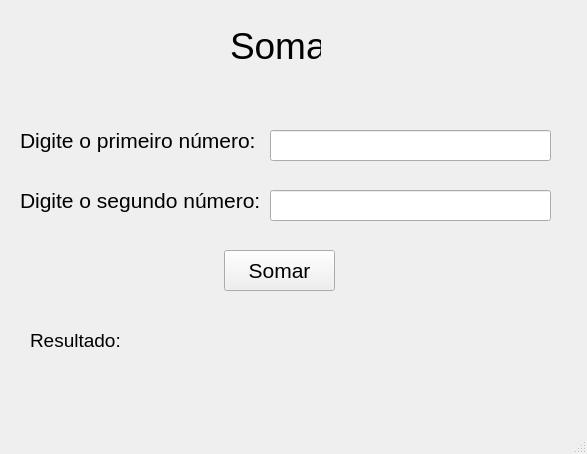
<?xml version="1.0" encoding="UTF-8"?>
<ui version="4.0">
 <class>MainWindow</class>
 <widget class="QMainWindow" name="MainWindow">
  <property name="geometry">
   <rect>
    <x>0</x>
    <y>0</y>
    <width>587</width>
    <height>454</height>
   </rect>
  </property>
  <property name="windowTitle">
   <string>MainWindow</string>
  </property>
  <widget class="QWidget" name="centralwidget">
   <widget class="QLabel" name="label">
    <property name="geometry">
     <rect>
      <x>230</x>
      <y>20</y>
      <width>91</width>
      <height>51</height>
     </rect>
    </property>
    <property name="font">
     <font>
      <pointsize>28</pointsize>
     </font>
    </property>
    <property name="text">
     <string>Soma</string>
    </property>
   </widget>
   <widget class="QLabel" name="label_2">
    <property name="geometry">
     <rect>
      <x>20</x>
      <y>120</y>
      <width>241</width>
      <height>41</height>
     </rect>
    </property>
    <property name="font">
     <font>
      <pointsize>16</pointsize>
     </font>
    </property>
    <property name="text">
     <string>Digite o primeiro número:</string>
    </property>
   </widget>
   <widget class="QLineEdit" name="lineEditNumero1">
    <property name="geometry">
     <rect>
      <x>270</x>
      <y>130</y>
      <width>281</width>
      <height>31</height>
     </rect>
    </property>
   </widget>
   <widget class="QLabel" name="label_3">
    <property name="geometry">
     <rect>
      <x>20</x>
      <y>180</y>
      <width>241</width>
      <height>41</height>
     </rect>
    </property>
    <property name="font">
     <font>
      <pointsize>16</pointsize>
     </font>
    </property>
    <property name="text">
     <string>Digite o segundo número:</string>
    </property>
   </widget>
   <widget class="QLineEdit" name="lineEditNumero2">
    <property name="geometry">
     <rect>
      <x>270</x>
      <y>190</y>
      <width>281</width>
      <height>31</height>
     </rect>
    </property>
   </widget>
   <widget class="QLabel" name="labelResulatdo">
    <property name="geometry">
     <rect>
      <x>30</x>
      <y>320</y>
      <width>521</width>
      <height>41</height>
     </rect>
    </property>
    <property name="font">
     <font>
      <pointsize>14</pointsize>
     </font>
    </property>
    <property name="text">
     <string>Resultado:</string>
    </property>
   </widget>
   <widget class="QPushButton" name="pushButtonSomar">
    <property name="geometry">
     <rect>
      <x>224</x>
      <y>250</y>
      <width>111</width>
      <height>41</height>
     </rect>
    </property>
    <property name="font">
     <font>
      <pointsize>16</pointsize>
     </font>
    </property>
    <property name="text">
     <string>Somar</string>
    </property>
   </widget>
  </widget>
  <widget class="QMenuBar" name="menubar">
   <property name="geometry">
    <rect>
     <x>0</x>
     <y>0</y>
     <width>587</width>
     <height>21</height>
    </rect>
   </property>
  </widget>
  <widget class="QStatusBar" name="statusbar"/>
 </widget>
 <resources/>
 <connections/>
</ui>
